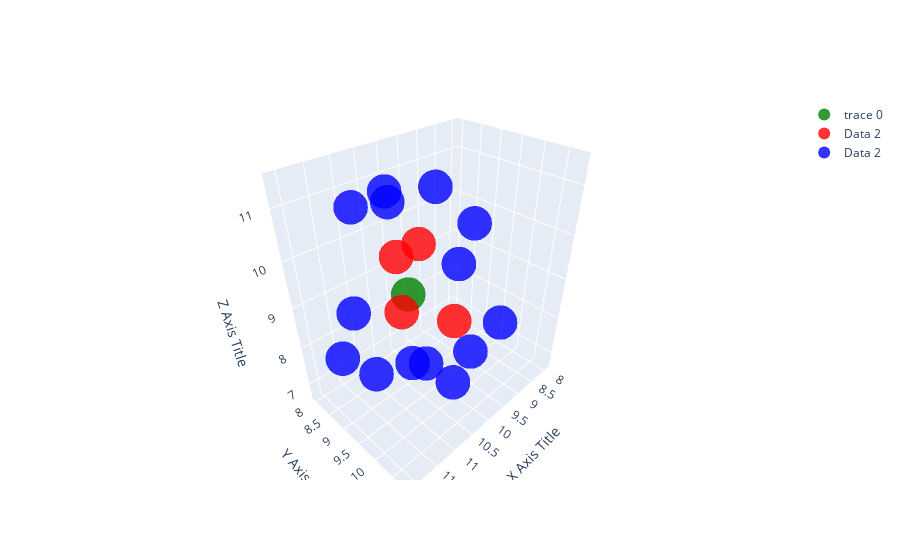

Write notebook code for a chart like this one.
### Code cell
import numpy as np
import plotly.graph_objs as go
from IPython.display import display
from plotly.io import write_html

n=15
particle = data[n][0]
poi = particle[np.where(particle[:,-1]==0)[0][0]][1:-1]
deg_1 = particle[np.where(particle[:,-1]==1)[0]][:,1:-1]
deg_2 = particle[np.where(particle[:,-1]==2)[0]][:,1:-1]

### Create 3D scatter plot
fig = go.Figure(data=[go.Scatter3d(
    x=[poi[0]],
    y=[poi[1]],
    z=[poi[2]],
    mode='markers',
    marker=dict(
        size=12,
        color="green",                # set color to the z coordinate
        opacity=0.8
    )
)])

# # Add trace for data2
fig.add_trace(go.Scatter3d(
    x=deg_1[:,0],
    y=deg_1[:,1],
    z=deg_1[:,2],
    mode='markers',
    marker=dict(
        size=12,             
        color='red',  
        opacity=0.8
    ),
    name='Data 2'
))

fig.add_trace(go.Scatter3d(
    x=deg_2[:,0],
    y=deg_2[:,1],
    z=deg_2[:,2],
    mode='markers',
    marker=dict(
        size=12,    
        color='blue',
        opacity=0.8
    ),
    name='Data 2'
))

# Update layout
fig.update_layout(scene=dict(
    xaxis_title='X Axis Title',
    yaxis_title='Y Axis Title',
    zaxis_title='Z Axis Title'
))

# Show plot
fig.show()
write_html(fig, file="scatter_plot.html")
# write_image(fig, file="scatter_plot.svg")
# # display(fig)

### Figure 1 — Plotly figure (JSON) as saved in the notebook; plotly's stock layout.template omitted (floating-point values rounded to 4 significant figures)
{"data": [{"marker": {"color": "green", "opacity": 0.8, "size": 12}, "mode": "markers", "type": "scatter3d", "x": [9.961], "y": [8.513], "z": [8.505]}, {"marker": {"color": "red", "opacity": 0.8, "size": 12}, "mode": "markers", "name": "Data 2", "type": "scatter3d", "x": [10.74, 9.512, 9.638, 10.47], "y": [9.206, 9.433, 8.52, 8.808], "z": [8.845, 8.055, 9.591, 9.77]}, {"marker": {"color": "blue", "opacity": 0.8, "size": 12}, "mode": "markers", "name": "Data 2", "type": "scatter3d", "x": [11.35, 10.94, 12.09, 12.06, 10.62, 8.434, 10.4, 8.523, 9.858, 9.476, 10.77, 7.953, 10.64, 11.12], "y": [8.517, 10.06, 9.15, 10.08, 10.82, 9.842, 9.067, 8.63, 9.76, 8.838, 7.954, 8.552, 8.863, 9.414], "z": [8.769, 8.244, 8.524, 8.795, 8.821, 7.626, 7.196, 8.675, 6.72, 10.85, 10.58, 9.459, 10.93, 11.43]}], "layout": {"autosize": true, "scene": {"aspectmode": "auto", "aspectratio": {"x": 1.082, "y": 0.7493, "z": 1.233}, "xaxis": {"title": {"text": "X Axis Title"}, "type": "linear"}, "yaxis": {"title": {"text": "Y Axis Title"}, "type": "linear"}, "zaxis": {"title": {"text": "Z Axis Title"}, "type": "linear"}}}}
